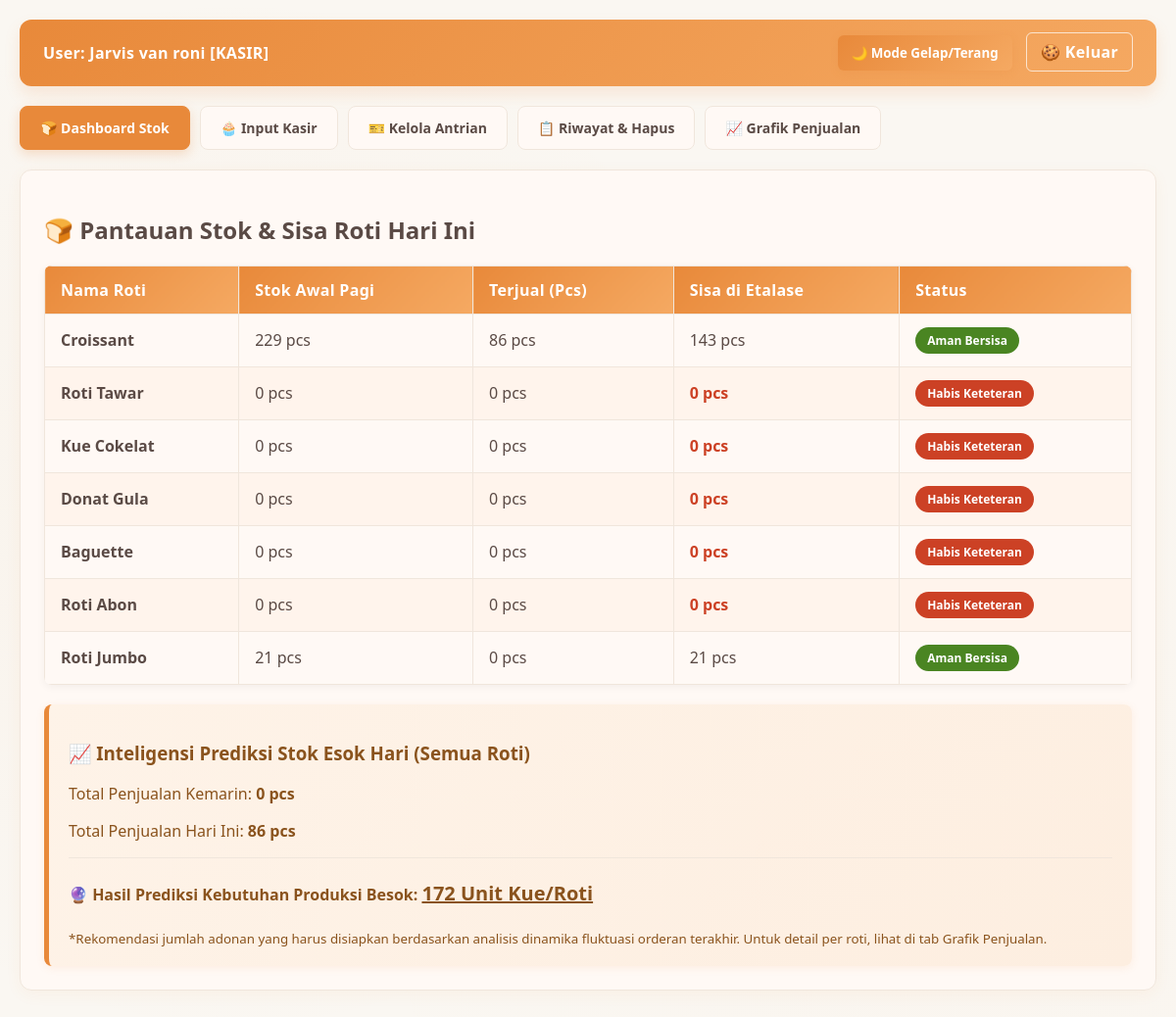
Screenshot of /index.php (signed in) with the database file from the repository.
### tables this page shows
CREATE TABLE `roti` (
  `id_roti` int(11) NOT NULL,
  `nama_roti` varchar(50) NOT NULL,
  `harga` int(11) NOT NULL,
  `stok_awal` int(11) NOT NULL DEFAULT 50,
  `tanggal_update` date DEFAULT NULL
);

### index.php (the view, shortened to what this page needs)
<?php
include 'koneksi.php';
$role_user = $_SESSION['role'];
$nama_user = $_SESSION['nama'];
$query_stok_toko = mysqli_query($conn, "
    SELECT r.id_roti, r.nama_roti,
           IF(r.tanggal_update = CURDATE(), r.stok_awal, 0) as stok_awal,
           IFNULL(SUM(t.qty), 0) as total_terjual,
           (IF(r.tanggal_update = CURDATE(), r.stok_awal, 0) - IFNULL(SUM(t.qty), 0)) as sisa_stok
    FROM roti r
    LEFT JOIN transaksi t ON r.id_roti = t.id_roti AND t.tanggal = CURDATE()
    GROUP BY r.id_roti
");
$tgl_hari_ini = date('Y-m-d');
$tgl_kemarin = date('Y-m-d', strtotime("-1 days"));
$q_hari_ini = mysqli_query($conn, "SELECT IFNULL(SUM(qty), 0) as total FROM transaksi WHERE tanggal='$tgl_hari_ini'");
$q_kemarin  = mysqli_query($conn, "SELECT IFNULL(SUM(qty), 0) as total FROM transaksi WHERE tanggal='$tgl_kemarin'");
$penjualan_hari_ini = mysqli_fetch_assoc($q_hari_ini)['total'];
$penjualan_kemarin  = mysqli_fetch_assoc($q_kemarin)['total'];
$laju_perubahan = $penjualan_hari_ini - $penjualan_kemarin;
$prediksi_stok = $penjualan_hari_ini + $laju_perubahan;
?>
<!DOCTYPE html>
<html lang="id">
<head>
    <link rel="stylesheet" href="style.css">
</head>
<body>
<div class="header-bar">
    <div>User: <strong><?php echo htmlspecialchars($nama_user); ?></strong> [<?php echo strtoupper($role_user); ?>]</div>
    <div>
        <button class="theme-toggle" onclick="toggleTema()">🌙 Mode Gelap/Terang</button>
        <a href="proses.php?logout=true">🍪 Keluar</a>
    </div>
</div>
<div class="tab-menu">
    <button class="tab-btn active" onclick="bukaTab(event, 'dashboard')">🍞 Dashboard Stok</button>
    <button class="tab-btn" onclick="bukaTab(event, 'input-kasir')">🧁 Input Kasir</button>
    <button class="tab-btn" onclick="bukaTab(event, 'antrian')">🎫 Kelola Antrian</button>
    <button class="tab-btn" onclick="bukaTab(event, 'riwayat-transaksi')">📋 Riwayat & Hapus</button>
    <button class="tab-btn" onclick="bukaTab(event, 'grafik-tab')">📈 Grafik Penjualan</button>
</div>
<div id="dashboard" class="tab-content active">
    <h2>🍞 Pantauan Stok & Sisa Roti Hari Ini</h2>
    <table>
        <thead>
            <tr><th>Nama Roti</th><th>Stok Awal Pagi</th><th>Terjual (Pcs)</th><th>Sisa di Etalase</th><th>Status</th></tr>
        </thead>
        <tbody>
            <?php
            mysqli_data_seek($query_stok_toko, 0);
            while($row = mysqli_fetch_assoc($query_stok_toko)) {
                $warna_sisa = ($row['sisa_stok'] <= 5) ? "color: #cc4125; font-weight: bold;" : "";
            ?>
            <tr>
                <td><strong><?php echo htmlspecialchars($row['nama_roti']); ?></strong></td>
                <td><?php echo $row['stok_awal']; ?> pcs</td>
                <td><?php echo $row['total_terjual']; ?> pcs</td>
                <td style="<?php echo $warna_sisa; ?>"><?php echo $row['sisa_stok']; ?> pcs</td>
                <td>
                    <?php
                    if($row['sisa_stok'] <= 0) echo "<span class='badge' style='background:#cc4125;'>Habis Keteteran</span>";
                    elseif($row['sisa_stok'] <= 5) echo "<span class='badge' style='background:#d9a724; color:#fff;'>Sisa Sedikit</span>";
                    else echo "<span class='badge' style='background:#4a8522;'>Aman Bersisa</span>";
                    ?>
                </td>
            </tr>
            <?php } ?>
        </tbody>
    </table>
    <div class="predict-box">
        <h3>📈 Inteligensi Prediksi Stok Esok Hari (Semua Roti)</h3>
        <p>Total Penjualan Kemarin: <strong><?php echo $penjualan_kemarin; ?> pcs</strong></p>
        <p>Total Penjualan Hari Ini: <strong><?php echo $penjualan_hari_ini; ?> pcs</strong></p>
        <hr style="border: 0; border-top: 1px solid var(--border-color); margin: 15px 0;">
        <h4>🔮 Hasil Prediksi Kebutuhan Produksi Besok: <span style="text-decoration: underline; font-size:20px; font-weight: bold;"><?php echo $prediksi_stok; ?> Unit Kue/Roti</span></h4>
        <small>*Rekomendasi jumlah adonan yang harus disiapkan berdasarkan analisis dinamika fluktuasi orderan terakhir. Untuk detail per roti, lihat di tab Grafik Penjualan.</small>
    </div>
</div>
</body>
</html>

### style.css (style rules this page uses)
:root { --bg-body: #faf7f2; --bg-card: #fff9f5; --text-color: #5a4a45; --text-light: #8b7a73; --border-color: #f0e6dc; --primary-orange: #e8893a; --primary-hover: #d97b2e; --secondary-orange: #f5a962; --table-striped: #fff4ec; --accent-cream: #fef3e8; }
* { box-sizing: border-box; font-family: 'Segoe UI', sans-serif; transition: background 0.3s, color 0.3s; }
body { background-color: var(--bg-body); color: var(--text-color); margin: 0; padding: 20px; background-image: radial-gradient(circle at 20% 50%, rgba(232, 137, 58, 0.04) 0%, transparent 50%), radial-gradient(circle at 80% 80%, rgba(232, 137, 58, 0.02) 0%, transparent 50%); background-attachment: fixed; }
.header-bar { display: flex; justify-content: space-between; align-items: center; background: linear-gradient(135deg, var(--primary-orange) 0%, var(--secondary-orange) 100%); color: white; padding: 16px 24px; border-radius: 12px; margin-bottom: 20px; box-shadow: 0 8px 16px rgba(232, 137, 58, 0.15); font-weight: 600; letter-spacing: 0.3px; }
.header-bar a { color: white; text-decoration: none; font-weight: 600; border: 1.5px solid rgba(255,255,255,0.7); padding: 8px 14px; border-radius: 6px; transition: all 0.3s; }
.tab-menu { display: flex; gap: 10px; margin-bottom: 20px; flex-wrap: wrap; }
.tab-btn { background: var(--bg-card); border: 1.5px solid var(--border-color); padding: 12px 20px; font-size: 14px; cursor: pointer; border-radius: 8px; font-weight: 600; color: var(--text-color); transition: all 0.3s ease; }
.tab-btn.active { background: var(--primary-orange); color: white; border-color: var(--primary-orange); box-shadow: 0 4px 12px rgba(232, 137, 58, 0.25); }
.tab-content { display: none; background: var(--bg-card); padding: 24px; border-radius: 12px; border: 1.5px solid var(--border-color); box-shadow: 0 4px 16px rgba(232, 137, 58, 0.06); margin-bottom: 20px; }
.tab-content.active { display: block; }
table { width: 100%; border-collapse: collapse; margin-top: 15px; background: var(--bg-card); border-radius: 8px; overflow: hidden; box-shadow: 0 2px 8px rgba(0,0,0,0.05); }
table th, table td { border: 1px solid var(--border-color); padding: 13px 16px; text-align: left; }
table th { background: linear-gradient(135deg, var(--primary-orange) 0%, var(--secondary-orange) 100%); color: white; font-weight: 600; letter-spacing: 0.3px; }
table tr:nth-child(even) { background-color: var(--table-striped); }
.badge { background: linear-gradient(135deg, var(--primary-orange) 0%, var(--secondary-orange) 100%); color: white; padding: 5px 12px; border-radius: 20px; font-size: 12px; font-weight: 600; display: inline-block; }
.predict-box { background: linear-gradient(135deg, #fef3e8 0%, #fdeee0 100%); color: #8a531d; padding: 18px 20px; border-radius: 8px; border-left: 5px solid var(--primary-orange); margin-top: 20px; box-shadow: 0 2px 8px rgba(232, 137, 58, 0.1); }
.theme-toggle { background: linear-gradient(135deg, var(--primary-orange) 0%, var(--secondary-orange) 100%); color: white; border: none; padding: 9px 14px; border-radius: 6px; cursor: pointer; font-weight: 600; margin-right: 10px; transition: all 0.3s; box-shadow: 0 2px 8px rgba(232, 137, 58, 0.2); }

### rows the page displays
roti: nama_roti "Croissant", stok_awal "229", total_terjual "86", sisa_stok "143", shows "Aman Bersisa"
roti: nama_roti "Roti Tawar", stok_awal "0", total_terjual "0", sisa_stok "0", shows "Habis Keteteran"
roti: nama_roti "Kue Cokelat", stok_awal "0", total_terjual "0", sisa_stok "0", shows "Habis Keteteran"
roti: nama_roti "Donat Gula", stok_awal "0", total_terjual "0", sisa_stok "0", shows "Habis Keteteran"
roti: nama_roti "Baguette", stok_awal "0", total_terjual "0", sisa_stok "0", shows "Habis Keteteran"
roti: nama_roti "Roti Abon", stok_awal "0", total_terjual "0", sisa_stok "0", shows "Habis Keteteran"
roti: nama_roti "Roti Jumbo", stok_awal "21", total_terjual "0", sisa_stok "21", shows "Aman Bersisa"

### other values shown
$nama_user "Jarvis van roni"
$role_user "KASIR"
$penjualan_kemarin "0"
$penjualan_hari_ini "86"
$prediksi_stok "172"
